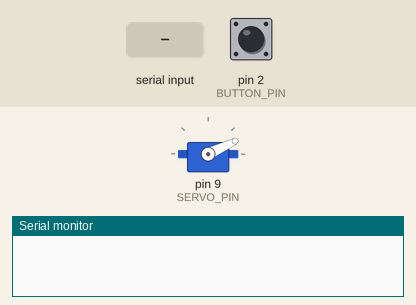
This sketch was run on a simulated Arduino Uno, built with avr-gcc and run on an emulated ATmega328P. Shown: servo, the last lines printed to the serial monitor. The test bench sets the inputs (shaded band); at power-on: pin 2 (BUTTON_PIN) HIGH.

Above: at 1.2 s.
1.3 s: "CLOSE\n" received over Serial
At 2.6 s:
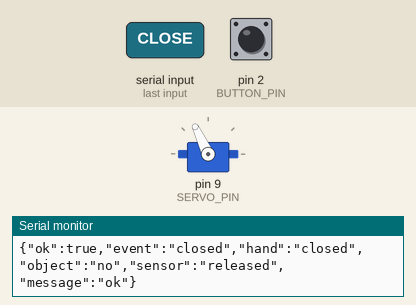
3.5 s: "OPEN\n" received over Serial
At 3.97 s:
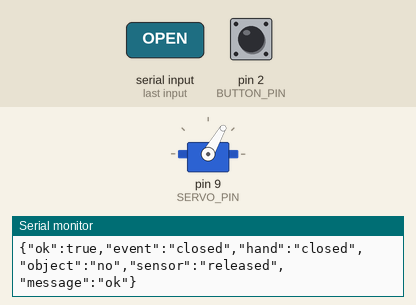
Timing chart, 0 to 6.5 s (numbered marks = the images above; inputs shaded):
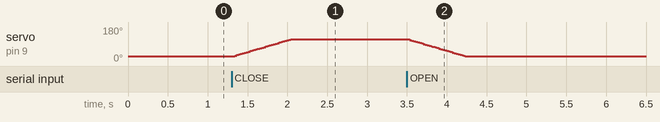

The sketch:

mechanical_hand_controller.ino
```cpp
#include <Servo.h>

const int SERVO_PIN = 9;
const int BUTTON_PIN = 2;

const int OPEN_ANGLE = 25;
const int CLOSED_ANGLE = 115;
const int STEP_DELAY = 8;

Servo driveServo;
int currentAngle = OPEN_ANGLE;
String handState = "open";

void setup() {
    Serial.begin(9600);
    pinMode(BUTTON_PIN, INPUT_PULLUP);
    driveServo.attach(SERVO_PIN);
    driveServo.write(OPEN_ANGLE);
}

void loop() {
    if (Serial.available()) {
        String command = Serial.readStringUntil('\n');
        command.trim();
        command.toUpperCase();

        if (command == "OPEN") {
            moveServo(OPEN_ANGLE);
            handState = "open";
            sendStatus("opened");
        } else if (command == "CLOSE") {
            moveServo(CLOSED_ANGLE);
            handState = "closed";
            delay(250);
            sendStatus("closed");
        } else if (command == "STATUS") {
            sendStatus("status");
        } else {
            sendError("unknown_command");
        }
    }
}

void moveServo(int targetAngle) {
    if (targetAngle > currentAngle) {
        for (int angle = currentAngle; angle <= targetAngle; angle++) {
            driveServo.write(angle);
            delay(STEP_DELAY);
        }
    } else {
        for (int angle = currentAngle; angle >= targetAngle; angle--) {
            driveServo.write(angle);
            delay(STEP_DELAY);
        }
    }

    currentAngle = targetAngle;
}

bool isObjectDetected() {
    return digitalRead(BUTTON_PIN) == LOW;
}

void sendStatus(String eventName) {
    bool detected = isObjectDetected();

    Serial.print("{\"ok\":true,");
    Serial.print("\"event\":\"");
    Serial.print(eventName);
    Serial.print("\",");
    Serial.print("\"hand\":\"");
    Serial.print(handState);
    Serial.print("\",");
    Serial.print("\"object\":\"");
    Serial.print(detected ? "yes" : "no");
    Serial.print("\",");
    Serial.print("\"sensor\":\"");
    Serial.print(detected ? "pressed" : "released");
    Serial.print("\",");
    Serial.print("\"message\":\"ok\"}");
    Serial.println();
}

void sendError(String errorName) {
    Serial.print("{\"ok\":false,\"message\":\"");
    Serial.print(errorName);
    Serial.println("\"}");
}
```

Measured:
- after the input at 1.3 s, servo on pin 9 (SERVO_PIN): moves from 25° to 115° over 0.73 s, starting at once
- after the input at 3.5 s, servo on pin 9 (SERVO_PIN): moves from 115° to 25° over 0.72 s, starting at once
